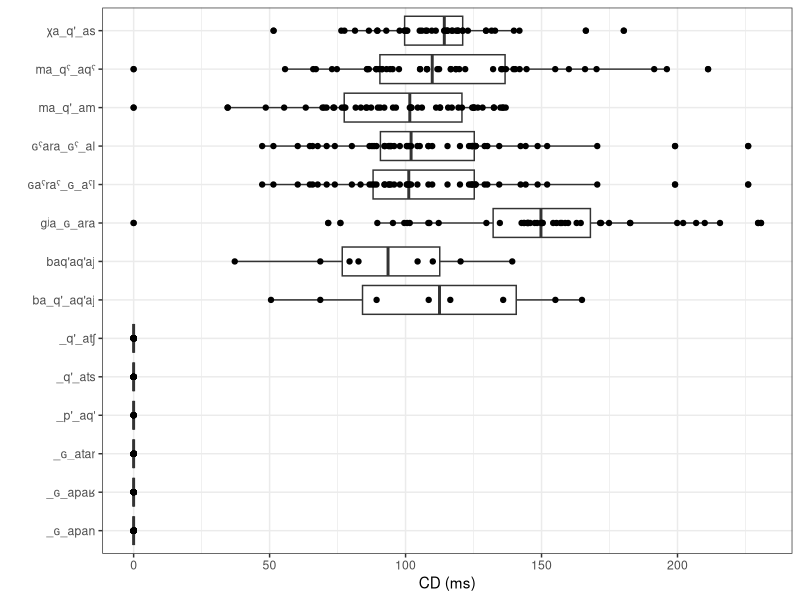
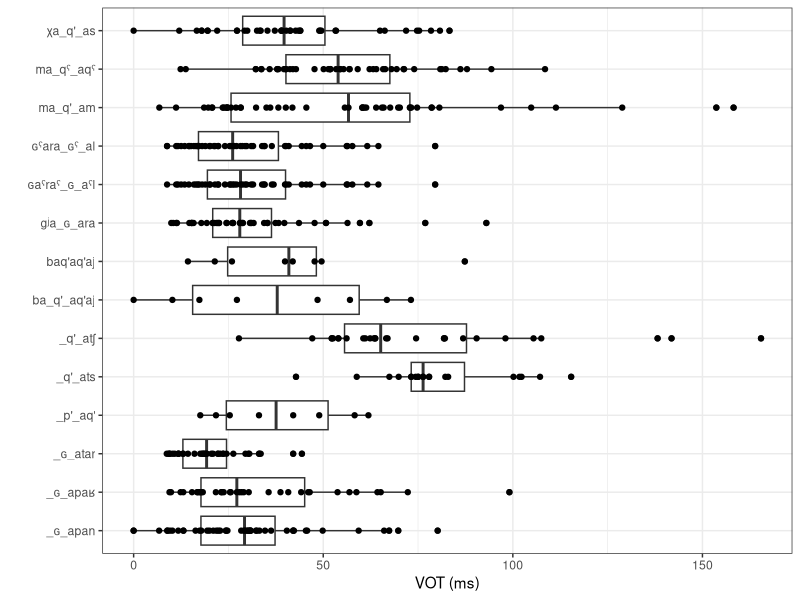
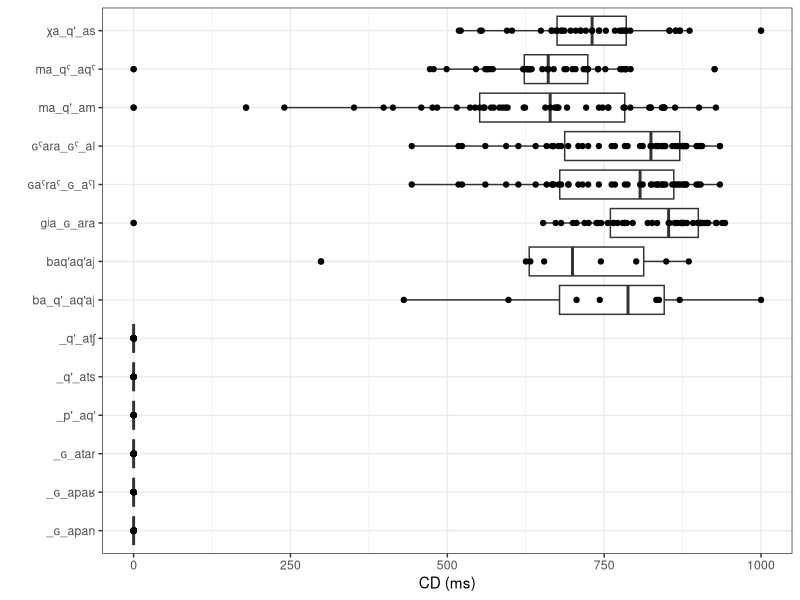
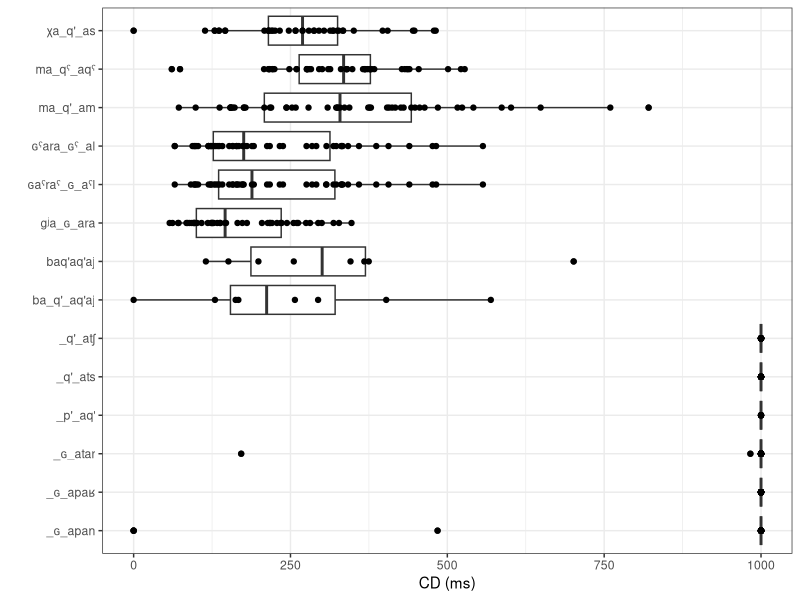

Write the R code that produced these figures, in order.
## ---- chunk 1
knitr::opts_chunk$set(message = FALSE, warning = FALSE)
library(tidyverse)

df <- read_tsv("data/speakers.csv")

results <- read_tsv("data/results.tsv")
correspondence <- read_tsv("data/correspondence.tsv")

results %>% 
  left_join(correspondence) %>% 
  left_join(df) %>% 
  filter(!grepl("[tʃrlnm]", folVowel),
       !grepl("[tʃrlnm]", prevVowel)) %>% 
  mutate(repetition = ifelse(repetition == "--undefined--", "", repetition),
         repetition = paste(context, repetition),
         folVowDur = as.double(ifelse(folVowDur == "--undefined--",NA, folVowDur)),
         geminate = ifelse(grepl("[ː:]", stop),"+g", "-g"),
         aff_type = ifelse(grepl("[sz]", stop),"dent", NA),
         aff_type = ifelse(grepl("[ʃʒšžǯ]", stop),"alv", aff_type),
         aff_type = ifelse(grepl("ɬ", stop),"lat", aff_type),
         aff_type = ifelse(grepl("χ", stop),"uv", aff_type),
         affric = ifelse(grepl("ɬ", stop),"affricate", affric),
         affric = ifelse(grepl("χ", stop),"affricate", affric),
         affric = ifelse(poa == "uvular", "plain", affric),
         aff_type = ifelse(grepl("χ", stop),"uv", aff_type),
         poa = ifelse(stop == "ɡ", "velar", poa),
         aff_type = factor(aff_type, levels = c("dent", "alv", "lat", "uv")),
         affric = factor(affric, levels = c("plain", "affricate")),
         voice = ifelse(str_detect(stop, "[bdgɡɢ]"), "+v", "-v")) %>%  
  mutate(fric = fric * 1000,
         postfric = postfric*1000,
         folVowDur = folVowDur*1000,
         closdur = closdur*1000,
         VOT = fric + postfric,
         cd_n = closdur/folVowDur,
         vot_n = VOT/folVowDur,
         utterance = paste0(context, "_", repetition),
         poa = factor(poa, levels = c("bilabial", "dental", "velar", "uvular")),
         c_type = ifelse(glott == "glottalic", "ej", voice),
         c_type = ifelse(geminate == "+g", paste0(c_type, ",", "+g"), c_type),
         c_type = factor(c_type, levels = c("+v", "-v", "ej", "-v,+g", "ej,+g"))) ->
  final_df

final_df %>%
  mutate(prevVowel = ifelse(is.na(prevVowel), "#", prevVowel)) %>% 
  filter(
    repetition != "iso 4",
    repetition != "iso 5",
    repetition != "iso 6",
    repetition != "iso 0",
    repetition != "iso i",
    repetition != "iso NA",
    prevVowel != "b",
    prevVowel != "g",
    prevVowel != "g\\)",
    prevVowel != "j\\)",
    prevVowel != "k",
    prevVowel != "\\(k",
    prevVowel != "k:",
    prevVowel != "k'",
    prevVowel != "\\(qχ",
    prevVowel != "s",
    prevVowel != "\\(s",
    prevVowel != "w",
    prevVowel != "z",
    prevVowel != "χ",
    folVowel != "ʔ",
    folVowel != "ɢ",
    folVowel != "ʔ\\)",
    folVowel != "b",
    folVowel != "j",
    folVowel != "j",
    folVowel != "j)",
    folVowel != "\\(j\\)",
    folVowel != "k'",
    folVowel != "p'",
    folVowel != "q",
    folVowel != "qχ",
    folVowel != "w",
    folVowel != "\\(w",
    folVowel != "w\\)",
    folVowel != "\\(w\\)",
    stop != "(ʔ",
    stop != "(ʔ)",
    stop != "ʔ)",
    stop != "n:)",
    stop != "n)",
    stop != "(n",    
    stop != "(h",
    stop != "(j",
    stop != "(j)",
    stop != "j)",
    stop != "(s",
    stop != "(w)") ->
  final_df

final_df %>% 
  mutate(stop_label = str_replace_all(final_df$stop, "[wʲʷˤχ\\(\\)\\?]", ""),
         folVowel = str_replace_all(final_df$folVowel, "[\\(\\)]", "")) %>% 
  filter(Language == "Rutul",
         poa == "uvular") ->
  final_df
## ---- chunk 2
# final_df %>% 
#   filter(word == "p'aq'"| # +
#            word == "tʃap'aˤliʃid"|
#            word == "maqˤ'aqˤ'al"|
#            word == "maq'am"| # +
#            word == "χaq'as"| # +
#            word == "baq'aq'aj"| # +
#            word == "q'ats"| # +
#            word == "q'ak"| 
#            word == "q'atʃ"| # +
#            word == "ɢapan"| # +
#            word == "ɢapaʁ"| # +
#            word == "ɢatar"| # +
#            word == "maqˤaqˤ"| # +
#            word == "gʲaɢara"| # +
#            word == "ɢˤaraɢˤal") ->
#   phar
# 
# write_tsv(phar, "data/pharyng.tsv")
ph <- read_tsv("data/pharyng.tsv")
## ---- chunk 3
ph %>% 
  ggplot(aes(word, closdur))+
  geom_boxplot()+
  geom_point()+  
  theme_bw()+
  labs(y = "CD (ms)", x = "")+
  coord_flip()
## ---- chunk 4
ph %>% 
  ggplot(aes(word, VOT))+
  geom_boxplot()+
  geom_point()+  
  theme_bw()+
  labs(y = "VOT (ms)", x = "")+
  coord_flip()
## ---- chunk 5
ph %>% 
  mutate(rel_cd = closdur/totdur) %>% 
  ggplot(aes(word, rel_cd))+
  geom_boxplot()+
  geom_point()+  
  theme_bw()+
  labs(y = "CD (ms)", x = "")+
  coord_flip()
## ---- chunk 6
ph %>% 
  mutate(rel_vot = VOT/totdur) %>% 
  ggplot(aes(word, rel_vot))+
  geom_boxplot()+
  geom_point()+  
  theme_bw()+
  labs(y = "CD (ms)", x = "")+
  coord_flip()
